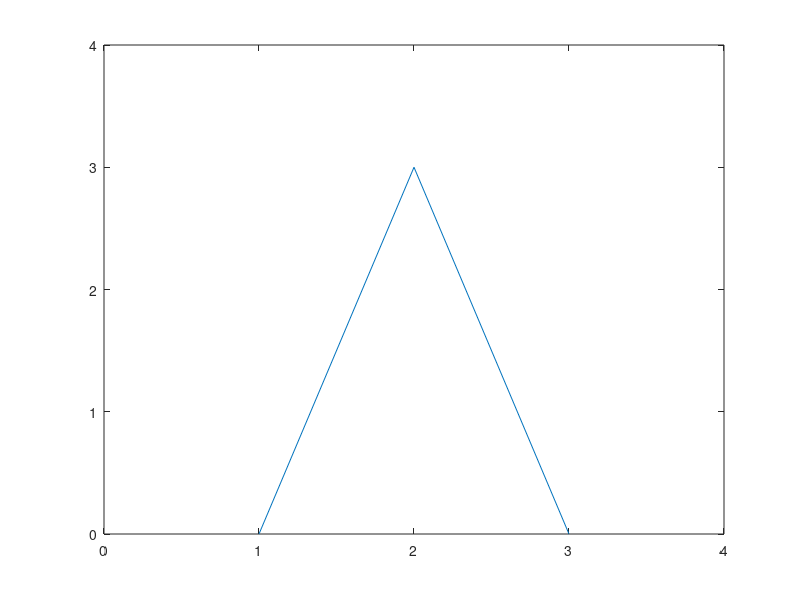

Reproduce this figure in MATLAB. (Note: this script raises an error after producing the figure.)
x = [1,2,3]; y = [0,3,0];
plot(x,y);
hold on;
axis([0,4,0,4]);
exp_times = 5000;
point0 = [0,4];
for i = 1:exp_times
    target_point = roll_dice(x,y);
    next_point = (target_point + point0)./2;
    point0 = next_point;
    plot(next_point(1),next_point(2),'.');
    pause(0.01);
end
hold off;